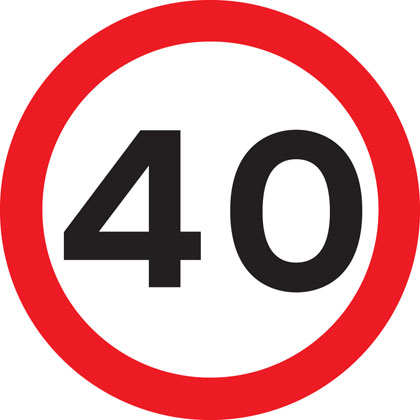
#> input picture source/Signs/1.jpg, 420 x 420 px, given in place of the camera
$ python signRecognition.py   (older library calls are emulated)
#> lines starting #> are read from the running program, lines starting #| are printed output that depends on the picture; after the words box and inside, x2 and y2 are one past the last pixel; in counts of white or black regions, pixels touching at a corner belong together
#> further down, frame is the input picture: shape (420, 420, 3); mean B, G, R 164, 161.3, 221.2
from imutils.perspective import four_point_transform
from imutils import contours
import imutils
import cv2
import numpy as np

# define the dictionary of signs segments so we can identify
# each signs on the image
SIGNS_LOOKUP = {
        (1, 0, 0, 1): 'turnRight', # turnRight
        (0, 0, 1, 1): 'turnLeft', # turnLeft
        (0, 1, 0, 0): 'moveStraight', # moveStraight
        (1, 0, 1, 1): 'turnBack', # turnBack
}

camera = cv2.VideoCapture(0)

def defineTrafficSign(image):

        # pre-process the image by resizing it, converting it to
        # graycale, blurring it, and computing an edge map
        image = imutils.resize(image, height=500)
        gray = cv2.cvtColor(image, cv2.COLOR_BGR2GRAY)
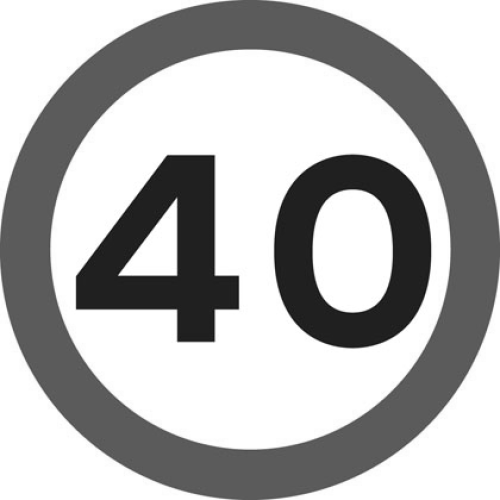
#> gray: shape (500, 500); min 9, max 255, mean 179.5
        blurred = cv2.GaussianBlur(gray, (5, 5), 0)
        edged = cv2.Canny(blurred, 50, 200, 255)
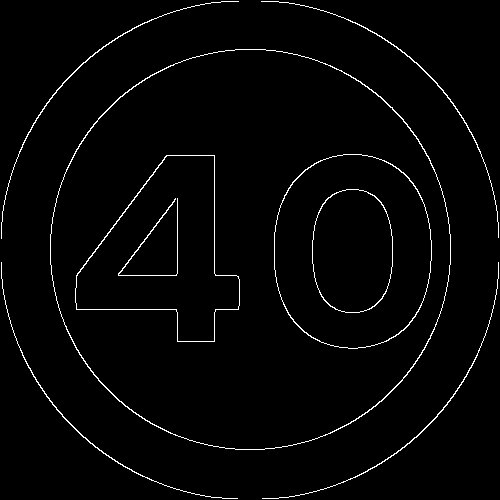
#> edged: shape (500, 500); 2.1% white in thin lines or dots

        # find contours in the edge map, then sort them by their
        # size in descending order
        cnts = cv2.findContours(edged.copy(), cv2.RETR_EXTERNAL,
                cv2.CHAIN_APPROX_SIMPLE)
#> cnts = 5 contours; box (x1, y1, x2, y2) and area: (50, 49, 451, 450) 125920, (261, 1, 499, 238) 108, (1, 1, 239, 239) 108, (1, 262, 238, 499) 106, (262, 262, 499, 499) 104
        # The is_cv2() and is_cv3() are simple functions that can be used to
        # automatically determine the OpenCV version of the current environment
        # cnts[0] or cnts[1] hold contours
        cnts = cnts[0] if imutils.is_cv2() else cnts[1]
        cnts = sorted(cnts, key=cv2.contourArea, reverse=True)
        displayCnt = None

        # loop over the contours
        for c in cnts:
                # approximate the contour
                peri = cv2.arcLength(c, True)
                approx = cv2.approxPolyDP(c, 0.02 * peri, True)

                # if the contour has four vertices, then we have found
                # the thermostat display
                if len(approx) == 4:
                        displayCnt = approx
                        break
#> this loop made 5 passes
#> peri on passes 1 to 5: 1326.4, 777.9, 779.9, 775.9, 775.9

        # extract the sign borders, apply a perspective transform
        # to it
        # A common task in computer vision and image processing is to perform
        # a 4-point perspective transform of a ROI in an image and obtain a top-down, "birds eye view" of the ROI
#> (the run stopped early here; a loop or call above may not have finished)

$ run again, on source/Signs/4.jpg
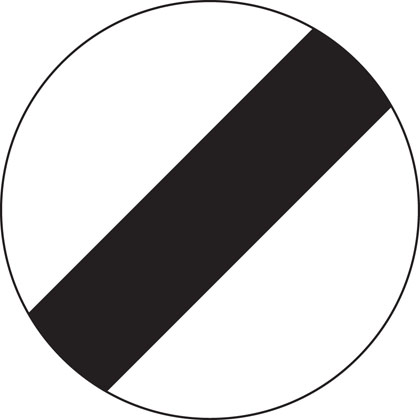
#> input picture source/Signs/4.jpg, 420 x 420 px, given in place of the camera
#> frame is the input picture: shape (420, 420, 3); mean B, G, R 193.3, 193, 194.1
#> in defineTrafficSign, `blurred = cv2.GaussianBlur(gray, (5, 5), 0)`:
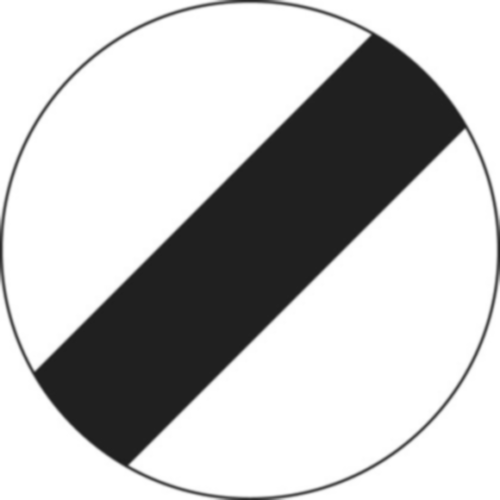
#> blurred: shape (500, 500); min 30, max 255, mean 193.3
#> in defineTrafficSign, `edged = cv2.Canny(blurred, 50, 200, 255)`:
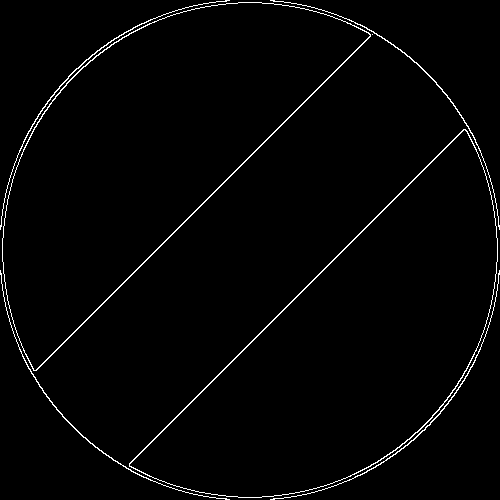
#> edged: shape (500, 500); 1.8% white in thin lines or dots
#> cnts = 7 contours, 1 with area under 20; largest, box (x1, y1, x2, y2) and area: (2, 2, 371, 371) 63926, (129, 129, 498, 498) 63915, (0, 270, 230, 500) 110, (270, 0, 500, 230) 110, (0, 0, 230, 230) 110, (270, 270, 500, 500) 106
#> the loop in defineTrafficSign, `for c in cnts:` made 7 passes
#> peri on passes 1 to 6: 1154.5, 1154.5, 745.5, 745.5, 746.7, 747.9

$ run again, on source/Signs/5.jpg
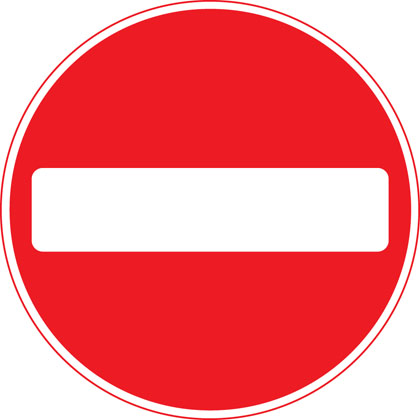
#> input picture source/Signs/5.jpg, 420 x 420 px, given in place of the camera
#> frame is the input picture: shape (420, 420, 3); mean B, G, R 131.2, 126.2, 244.5
#> in defineTrafficSign, `gray = cv2.cvtColor(image, cv2.COLOR_BGR2GRAY)`:
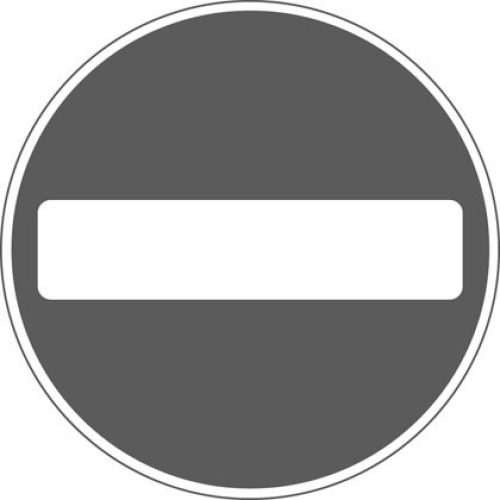
#> gray: shape (500, 500); min 68, max 255, mean 162.3
#> in defineTrafficSign, `edged = cv2.Canny(blurred, 50, 200, 255)`:
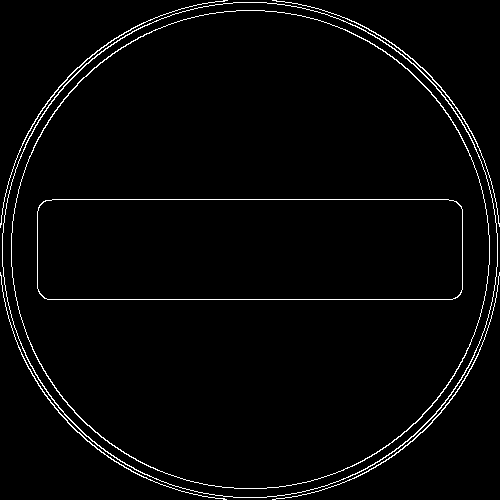
#> edged: shape (500, 500); 2.5% white in thin lines or dots
#> cnts = 5 contours; box (x1, y1, x2, y2) and area: (2, 2, 498, 498) 192540, (0, 272, 227, 500) 108, (272, 0, 500, 227) 108, (0, 0, 228, 228) 106, (272, 272, 500, 500) 104
#> the loop in defineTrafficSign, `for c in cnts:` made 5 passes
#> peri on passes 1 to 5: 1640.2, 736.7, 736.7, 738.7, 738.7

$ run again, on source/Signs/6.jpg
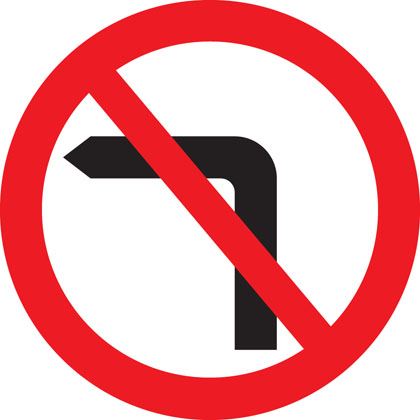
#> input picture source/Signs/6.jpg, 420 x 420 px, given in place of the camera
#> frame is the input picture: shape (420, 420, 3); mean B, G, R 164.1, 160.9, 234.6
#> in defineTrafficSign, `gray = cv2.cvtColor(image, cv2.COLOR_BGR2GRAY)`:
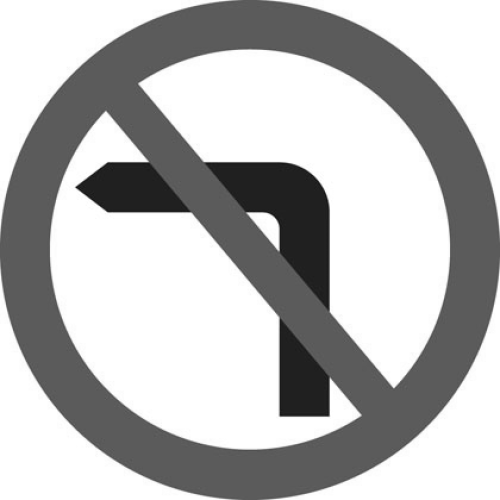
#> gray: shape (500, 500); min 15, max 255, mean 183.3
#> in defineTrafficSign, `edged = cv2.Canny(blurred, 50, 200, 255)`:
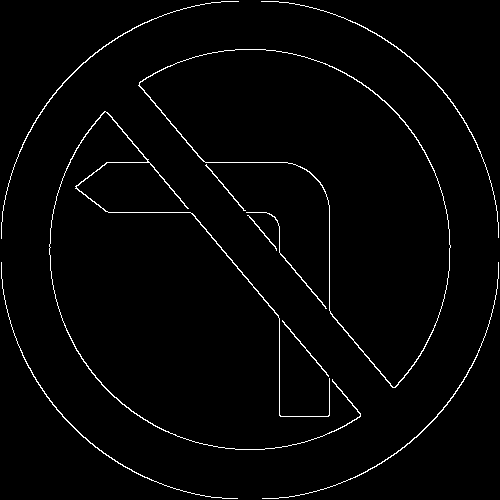
#> edged: shape (500, 500); 2% white in thin lines or dots
#> cnts = 10 contours; largest, box (x1, y1, x2, y2) and area: (138, 49, 451, 388) 45876, (49, 111, 361, 450) 384, (1, 1, 239, 239) 108, (1, 262, 238, 499) 106, (261, 1, 499, 238) 106
#> the loop in defineTrafficSign, `for c in cnts:` made 10 passes
#> peri on passes 1 to 7: 1086.2, 2669.7, 779.9, 775.9, 777.9, 775.9, 286.4
